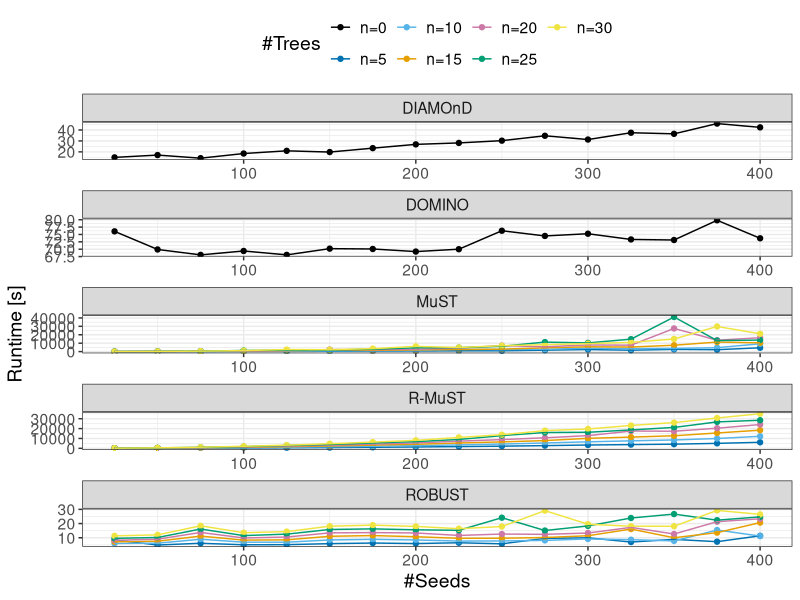
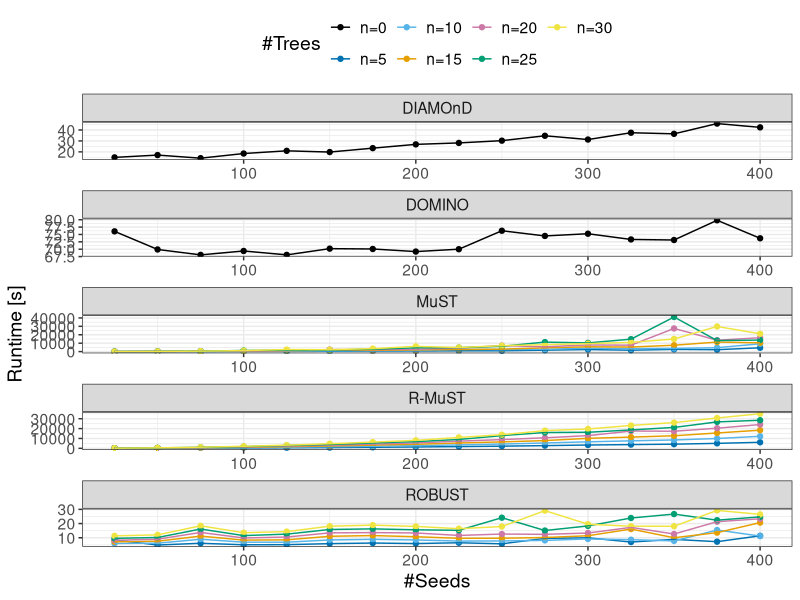

These charts were generated, in order, by the following R code:
library(data.table)
library(ggplot2)
library(tidyr)

runtime_table <- fread("../runtime_evaluation/runtime_results.csv")
runtime_table <- as.data.table(runtime_table %>% separate("paramters", into = c("Algorithm", "#Seeds", "#Trees"), sep = "_"))
colnames(runtime_table) <- c("Algorithm", "#Seeds", "#Trees", "Runtime")
runtime_table <- runtime_table[, `#Seeds` := as.numeric(`#Seeds`)]
runtime_table <- runtime_table[, `#Trees` := factor(`#Trees`, levels = c("0", "5", "10", "15", "20", "25", "30"))]

colorBlindBlack8  <- c("#000000", "#E69F00", "#56B4E9", "#009E73", 
                       "#F0E442", "#0072B2", "#D55E00", "#CC79A7")

ggplot(runtime_table, aes(y = Runtime, x = `#Seeds`, color = `#Trees`))+
  geom_point()+
  facet_wrap(~ Algorithm, scales = "free", ncol=1)+
  scale_colour_manual(values=colorBlindBlack8[c(1,6,3,2,8,4,5)], labels=c("n=0", "n=5", "n=10", "n=15", "n=20", "n=25", "n=30"))+
  geom_line()+
  labs(y = "Runtime [s]")+
  theme_bw()+
  theme(legend.position = "top", text=element_text(size = 14))

ggsave("../img/runtime.png", height = 12, width = 6)
